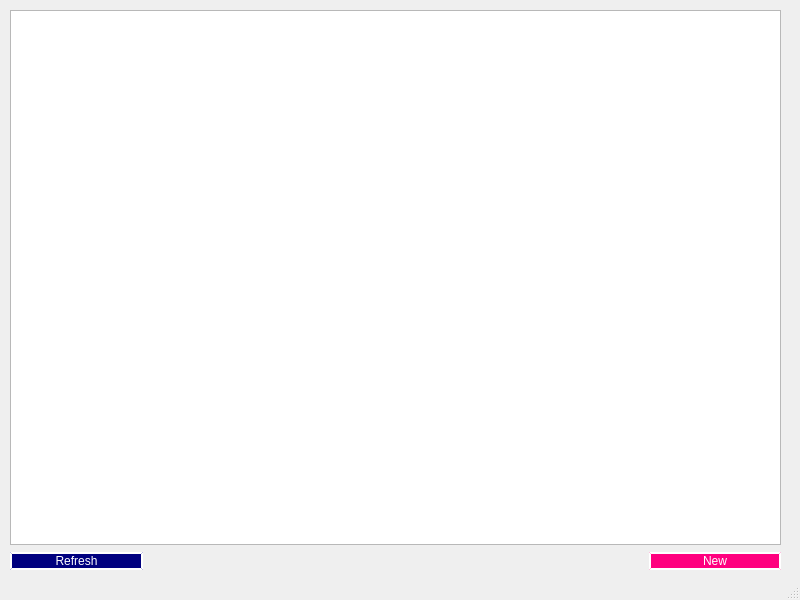
<?xml version="1.0" encoding="UTF-8"?>
<ui version="4.0">
 <class>MainWindow</class>
 <widget class="QMainWindow" name="MainWindow">
  <property name="geometry">
   <rect>
    <x>0</x>
    <y>0</y>
    <width>800</width>
    <height>600</height>
   </rect>
  </property>
  <property name="windowTitle">
   <string>MainWindow</string>
  </property>
  <widget class="QWidget" name="centralwidget">
   <widget class="QWidget" name="layoutWidget">
    <property name="geometry">
     <rect>
      <x>10</x>
      <y>10</y>
      <width>771</width>
      <height>561</height>
     </rect>
    </property>
    <layout class="QVBoxLayout" name="verticalLayout">
     <item>
      <widget class="QListView" name="listView"/>
     </item>
     <item>
      <layout class="QHBoxLayout" name="horizontalLayout">
       <item>
        <widget class="QPushButton" name="refresh">
         <property name="styleSheet">
          <string notr="true">background-color:rgb(0, 0, 127);
font: 12pt &quot;Segoe UI&quot;;
min-width: 10px;
border-style: outset;
border-width: 2px;
border-radius:10px;
border-color: white;
color: white;
pedding: 6px;</string>
         </property>
         <property name="text">
          <string>Refresh</string>
         </property>
        </widget>
       </item>
       <item>
        <spacer name="horizontalSpacer">
         <property name="orientation">
          <enum>Qt::Horizontal</enum>
         </property>
         <property name="sizeType">
          <enum>QSizePolicy::Maximum</enum>
         </property>
         <property name="sizeHint" stdset="0">
          <size>
           <width>500</width>
           <height>20</height>
          </size>
         </property>
        </spacer>
       </item>
       <item>
        <widget class="QPushButton" name="addExpense">
         <property name="styleSheet">
          <string notr="true">background-color: rgb(255, 0, 127);
font: 12pt &quot;Segoe UI&quot;;
min-width: 10px;
border-style: outset;
border-width: 2px;
border-radius:10px;
border-color: white;
color: white;
pedding: 6px;</string>
         </property>
         <property name="text">
          <string>New</string>
         </property>
        </widget>
       </item>
      </layout>
     </item>
    </layout>
   </widget>
  </widget>
  <widget class="QStatusBar" name="statusbar"/>
 </widget>
 <resources/>
 <connections/>
</ui>
